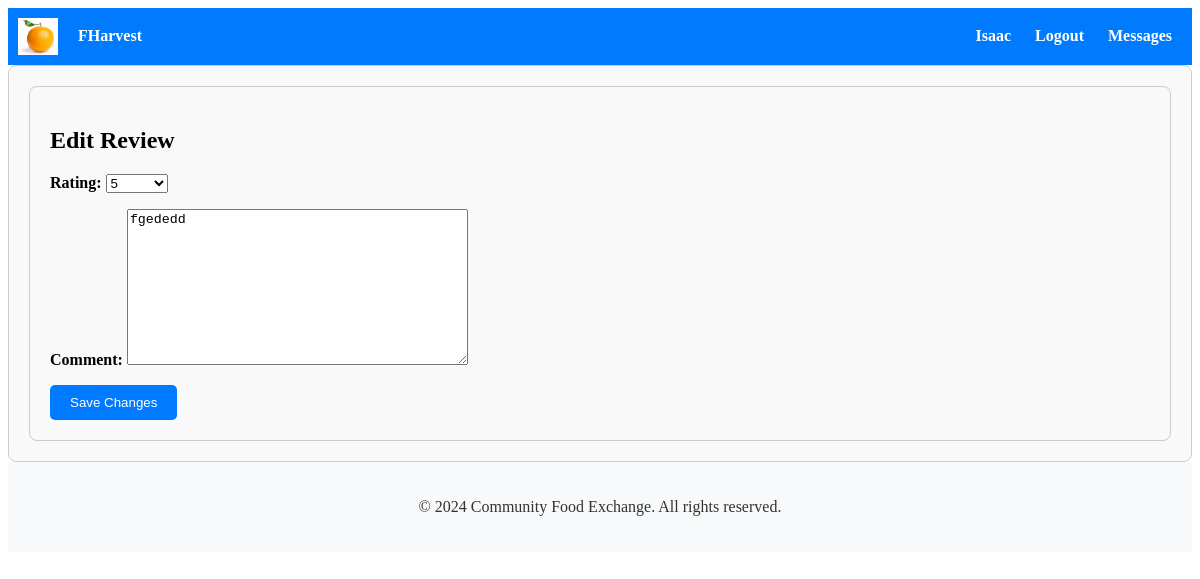
The page /edit_review/23/ (signed in) on the database as committed earlier.
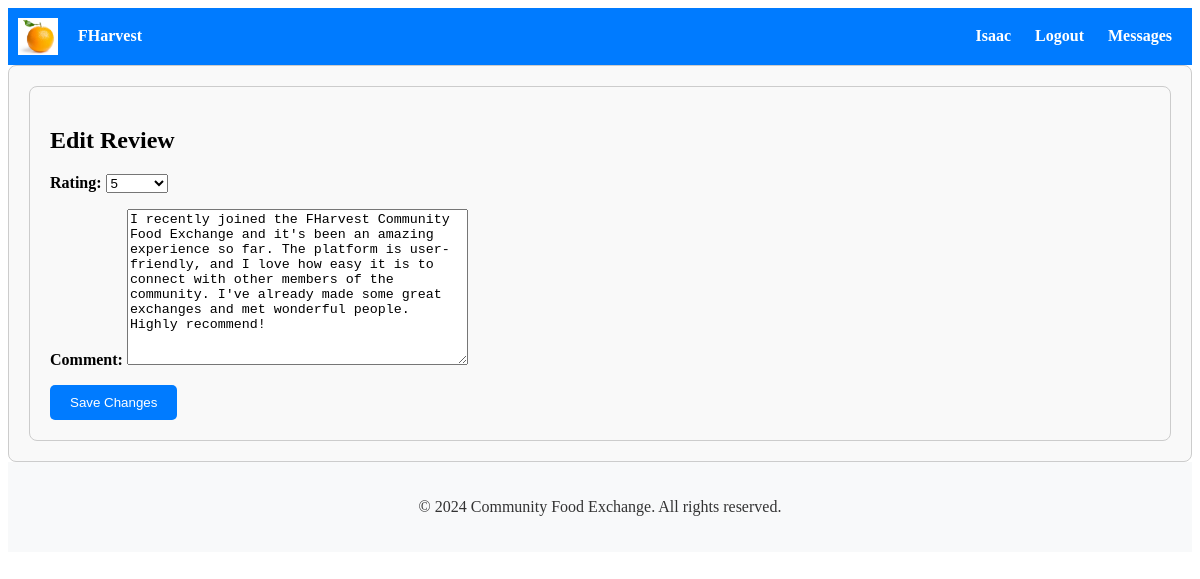
The same page on the database as committed later.
### ratings_reviews/models.py (models this page shows)
class Review(models.Model):
    reviewed_user = models.ForeignKey(User, on_delete=models.CASCADE)
    reviewer = models.ForeignKey(User, on_delete=models.CASCADE, related_name='given_reviews')
    rating = models.IntegerField(choices=[(i, i) for i in range(1, 6)])
    comment = models.TextField(blank=True)
    created_at = models.DateTimeField(auto_now_add=True)
    published = models.BooleanField(default=False)

### ratings_reviews/views.py (the view)
# urls.py: path('edit_review/<int:review_id>/', ratings_reviews_views.edit_review, name='edit_review'),  # Add this line for edit_review view
@login_required
def edit_review(request, review_id):
    review = get_object_or_404(Review, id=review_id)
    if request.method == 'POST':
        form = ReviewForm(request.POST, instance=review)
        if form.is_valid():
            form.save()
            return redirect('home')
    else:
        form = ReviewForm(instance=review)
    return render(request, 'ratings_reviews/edit_review.html', {'form': form, 'review': review})

### ratings_reviews/forms.py
class ReviewForm(forms.ModelForm):
    class Meta:
        model = Review
        fields = ['rating', 'comment']

### ratings_reviews/templates/ratings_reviews/edit_review.html (shortened to what this page needs)
{% extends 'accounts/base.html' %}
{% block content %}
<div class="container">
  <h2>Edit Review</h2>
  <form method="post">
    {{ form.as_p }}
    <button type="submit" class="btn btn-primary">Save Changes</button>
  </form>
</div>
{% endblock %}

Rows that differ between the two databases and show on the page:
changed Review: comment "fgededd" → "I recently joined the FHarvest Community Food Exchange and it's been an amazing experience so far. The platform is user-friendly, and I love how easy it is to connect with other members of the community. I've already made some great exchanges and met wonderful people. Highly recommend!"
